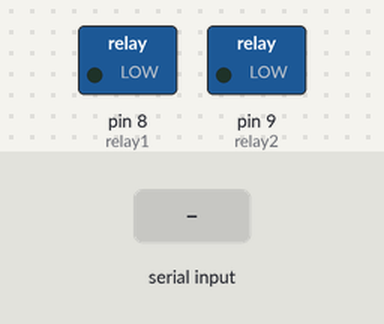
A sketch run on a simulated Arduino Uno, built with avr-gcc and run on an emulated ATmega328P. On the bench: switched loads named in the sketch (green lamp = pin HIGH). Inputs (shaded band) come from the test bench.

Above: at 1.2 s.
1.3 s: "2" received over Serial
At 2.3 s:
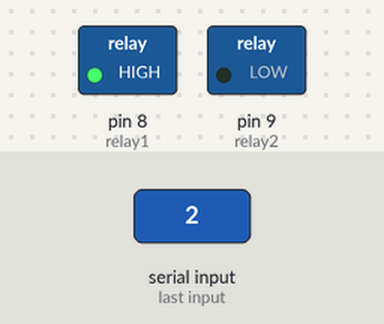
2.9 s: "4" received over Serial
At 3.6 s:
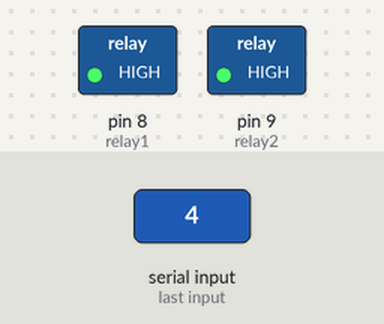
4.5 s: "1" received over Serial
At 5.7 s:
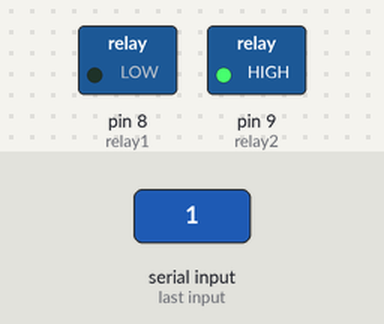
6.0 s: "3" received over Serial
At 7.1 s:
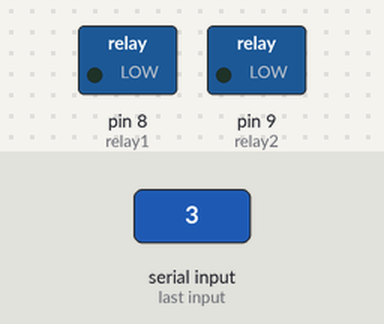
Timing chart, 0 to 8.5 s (numbered marks = the images above; inputs shaded):
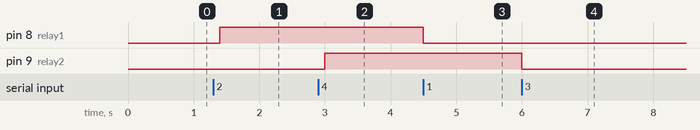

The sketch:

2_Chanel_Relay_With_Bluetooth.ino
```cpp
const int relay1 =8;
const int relay2 =9;
char val;


void setup() {
  pinMode(relay1, OUTPUT);
  pinMode(relay2,OUTPUT);
  Serial.begin(9600);

}

void loop() {
  if (Serial.available()) {
    val = Serial.read();
    Serial.println();
  }
  if (val == '1')
  { digitalWrite(relay1, LOW);

  }
  else if (val == '2')
  {
    digitalWrite(relay1, HIGH);
  }
  else if (val == '3')
  {
    digitalWrite(relay2, LOW);
  }
  else if (val == '4')
  {
    digitalWrite(relay2, HIGH);
  }

  delay(100);
}
```

Measured:
- after the input at 1.3 s, pin 8 (relay1): LOW → HIGH after 0.10 s
- after the input at 2.9 s, pin 9 (relay2): LOW → HIGH after 0.10 s
- after the input at 4.5 s, pin 8 (relay1): HIGH → LOW at once
- after the input at 6.0 s, pin 9 (relay2): HIGH → LOW at once
